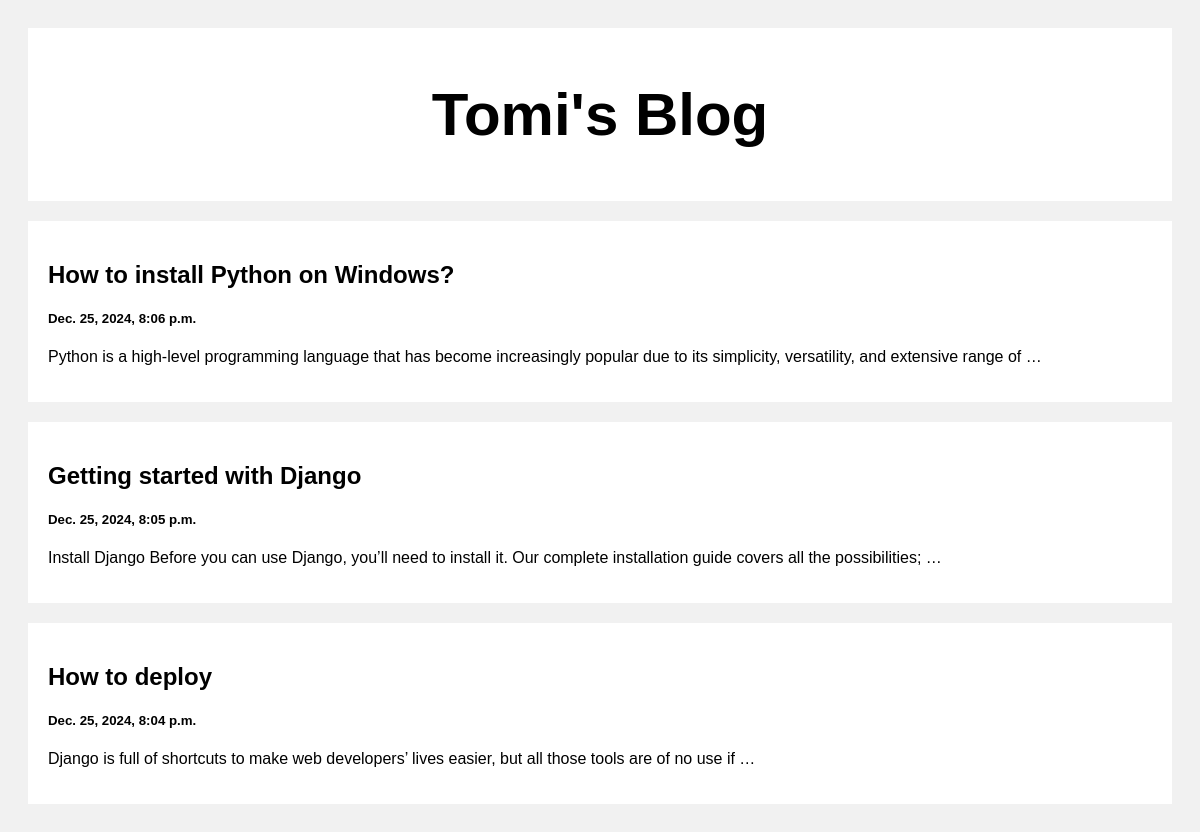
The page / on the database its author committed.
### posts/models.py (models this page shows)
class Post(models.Model):
    title = models.CharField(max_length=255)
    body = models.CharField(max_length=10000000)
    created_at = models.DateTimeField(default=datetime.now, blank=True)

### posts/views.py (the view)
# urls.py: path('', views.index, name='index'),
def index(request):
    posts = Post.objects.all()
    return render(request, 'index.html', {'posts': posts})

### templates/index.html (shortened to what this page needs)
<!DOCTYPE html>
<html>
<head>
</head>
<body>
<div class="header">
  <h2>Tomi's Blog</h2>
</div>
<div class="row">
  <div class="leftcolumn">
    {% for post in posts reversed %}
    <div class="card">
      <a style="text-decoration: none; color: black;" href="/post/{{post.id}}">
        <h2>{{post.title}}</h2>
        <h5>{{post.created_at}}</h5>
        <p>{{post.body|truncatewords:20}}</p>
      </a>
    </div>
    {% endfor %}
  </div>
</div>
</body>
</html>

### templates/index.html (style rules this page uses)
* { box-sizing: border-box; }
body { font-family: Arial; padding: 20px; background: #f1f1f1; }
.header { padding: 2px; font-size: 40px; text-align: center; background: white; }
.leftcolumn { float: left; width: 100%; }
.card { background-color: white; padding: 20px; margin-top: 20px; }
.row:after { content: ""; display: table; clear: both; }

### rows shown on the page
Post: title "How to install Python on Windows?", created_at "Dec. 25, 2024, 8:06 p.m.", body "Python is a high-level programming language that has become increasingly popular due to its simplicity, versatility, and extensive range of …"
Post: title "Getting started with Django", created_at "Dec. 25, 2024, 8:05 p.m.", body "Install Django Before you can use Django, you’ll need to install it. Our complete installation guide covers all the possibilities; …"
Post: title "How to deploy", created_at "Dec. 25, 2024, 8:04 p.m.", body "Django is full of shortcuts to make web developers’ lives easier, but all those tools are of no use if …"
